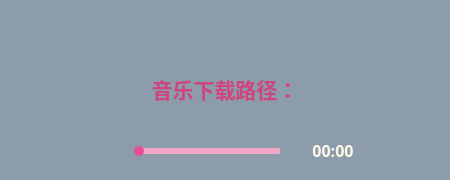
<?xml version="1.0" encoding="UTF-8"?>
<ui version="4.0">
 <class>mini_page</class>
 <widget class="QWidget" name="mini_page">
  <property name="geometry">
   <rect>
    <x>0</x>
    <y>0</y>
    <width>450</width>
    <height>180</height>
   </rect>
  </property>
  <property name="minimumSize">
   <size>
    <width>450</width>
    <height>180</height>
   </size>
  </property>
  <property name="maximumSize">
   <size>
    <width>450</width>
    <height>180</height>
   </size>
  </property>
  <property name="windowTitle">
   <string>Form</string>
  </property>
  <property name="styleSheet">
   <string notr="true">QWidget#mini_page{
	background-color: rgba(119,136,153, 0.6);
}
*{
	background-color: transparent;
	color: #fff8ea;
	border: none;
	font-size: 16px;
	font-weight: 700;
	font-family: ZCOOL KuaiLe;
}

/*歌词标签*/
#lrc_lab{
	color: #CF467F;
	font-size: 21px;
	font-weight: 800;
}
/*时间标签*/
[time]{
	color: #CF467F;
	font-size: 16px;
}
/*按钮样式*/
QPushButton:hover{
	color: white;
	margin: 2px;
}
#close_btn{
	border-image: url(:/title/tools/resource/bg/icon/title/clear.png);
}
#play_btn{
	border-image: url(:/play/tools/resource/bg/icon/play/play.png);
}
/*进度滑动条*/
QSlider#music_time_slider{
	padding-top: 2px;
	margin: 3px;
}
QSlider#music_time_slider::groove 
{
	padding-left: -2px;
	padding-right: -2px; 
	background:white;
	height:6px;
	border-radius: 3px;
}

QSlider#music_time_slider::sub-page 
{
	background-color: #5494DE;
	background-color: #FF75B1;
	border-radius: 3px;
}

QSlider#music_time_slider::add-page 
{
	background-color: #78AAE3;
	background-color: #F2A7C6;
	border-radius: 3px;
}

QSlider#music_time_slider::handle    
{
	height: 10px;  
	width: 10px;
	border-radius: 5px;
	background: #5C89BD;
	background: #E84D90;
	margin-top: -2px;
	margin-bottom: -2px;
}
QSlider#music_time_slider::handle:hover
{
	background: white;
}</string>
  </property>
  <layout class="QVBoxLayout" name="verticalLayout" stretch="0,1,0">
   <property name="spacing">
    <number>6</number>
   </property>
   <property name="leftMargin">
    <number>10</number>
   </property>
   <property name="topMargin">
    <number>10</number>
   </property>
   <property name="rightMargin">
    <number>10</number>
   </property>
   <property name="bottomMargin">
    <number>12</number>
   </property>
   <item>
    <layout class="QHBoxLayout" name="horizontalLayout">
     <item>
      <spacer name="horizontalSpacer">
       <property name="orientation">
        <enum>Qt::Orientation::Horizontal</enum>
       </property>
       <property name="sizeHint" stdset="0">
        <size>
         <width>288</width>
         <height>20</height>
        </size>
       </property>
      </spacer>
     </item>
     <item>
      <widget class="QPushButton" name="close_btn">
       <property name="minimumSize">
        <size>
         <width>35</width>
         <height>35</height>
        </size>
       </property>
       <property name="maximumSize">
        <size>
         <width>35</width>
         <height>35</height>
        </size>
       </property>
       <property name="text">
        <string/>
       </property>
      </widget>
     </item>
    </layout>
   </item>
   <item>
    <widget class="QLabel" name="lrc_lab">
     <property name="minimumSize">
      <size>
       <width>200</width>
       <height>30</height>
      </size>
     </property>
     <property name="maximumSize">
      <size>
       <width>16777215</width>
       <height>16777215</height>
      </size>
     </property>
     <property name="text">
      <string>音乐下载路径：</string>
     </property>
     <property name="alignment">
      <set>Qt::AlignmentFlag::AlignCenter</set>
     </property>
     <property name="wordWrap">
      <bool>true</bool>
     </property>
     <property name="title" stdset="0">
      <string>-1</string>
     </property>
    </widget>
   </item>
   <item>
    <layout class="QHBoxLayout" name="horizontalLayout_2" stretch="1,0,0,0,1">
     <property name="spacing">
      <number>15</number>
     </property>
     <item>
      <spacer name="horizontalSpacer_3">
       <property name="orientation">
        <enum>Qt::Orientation::Horizontal</enum>
       </property>
       <property name="sizeHint" stdset="0">
        <size>
         <width>40</width>
         <height>20</height>
        </size>
       </property>
      </spacer>
     </item>
     <item>
      <widget class="QPushButton" name="play_btn">
       <property name="minimumSize">
        <size>
         <width>35</width>
         <height>35</height>
        </size>
       </property>
       <property name="maximumSize">
        <size>
         <width>35</width>
         <height>35</height>
        </size>
       </property>
       <property name="text">
        <string/>
       </property>
       <property name="save" stdset="0">
        <string>-1</string>
       </property>
      </widget>
     </item>
     <item>
      <widget class="MusicTimeSlider" name="music_time_slider">
       <property name="minimumSize">
        <size>
         <width>150</width>
         <height>0</height>
        </size>
       </property>
       <property name="maximumSize">
        <size>
         <width>16777215</width>
         <height>16777215</height>
        </size>
       </property>
       <property name="styleSheet">
        <string notr="true"/>
       </property>
       <property name="value">
        <number>0</number>
       </property>
       <property name="orientation">
        <enum>Qt::Orientation::Horizontal</enum>
       </property>
      </widget>
     </item>
     <item>
      <widget class="QLabel" name="now_time_lab">
       <property name="minimumSize">
        <size>
         <width>70</width>
         <height>30</height>
        </size>
       </property>
       <property name="maximumSize">
        <size>
         <width>16777215</width>
         <height>30</height>
        </size>
       </property>
       <property name="styleSheet">
        <string notr="true"/>
       </property>
       <property name="text">
        <string>00:00</string>
       </property>
       <property name="alignment">
        <set>Qt::AlignmentFlag::AlignCenter</set>
       </property>
       <property name="time" stdset="0">
        <string>-1</string>
       </property>
      </widget>
     </item>
     <item>
      <spacer name="horizontalSpacer_2">
       <property name="orientation">
        <enum>Qt::Orientation::Horizontal</enum>
       </property>
       <property name="sizeHint" stdset="0">
        <size>
         <width>40</width>
         <height>20</height>
        </size>
       </property>
      </spacer>
     </item>
    </layout>
   </item>
  </layout>
 </widget>
 <customwidgets>
  <customwidget>
   <class>MusicTimeSlider</class>
   <extends>QSlider</extends>
   <header>PySide_UI.ui.tools.base.musictimeslider</header>
  </customwidget>
 </customwidgets>
 <resources>
  <include location="../../resource.qrc"/>
 </resources>
 <connections>
  <connection>
   <sender>close_btn</sender>
   <signal>clicked()</signal>
   <receiver>mini_page</receiver>
   <slot>close()</slot>
   <hints>
    <hint type="sourcelabel">
     <x>581</x>
     <y>28</y>
    </hint>
    <hint type="destinationlabel">
     <x>232</x>
     <y>48</y>
    </hint>
   </hints>
  </connection>
 </connections>
</ui>
